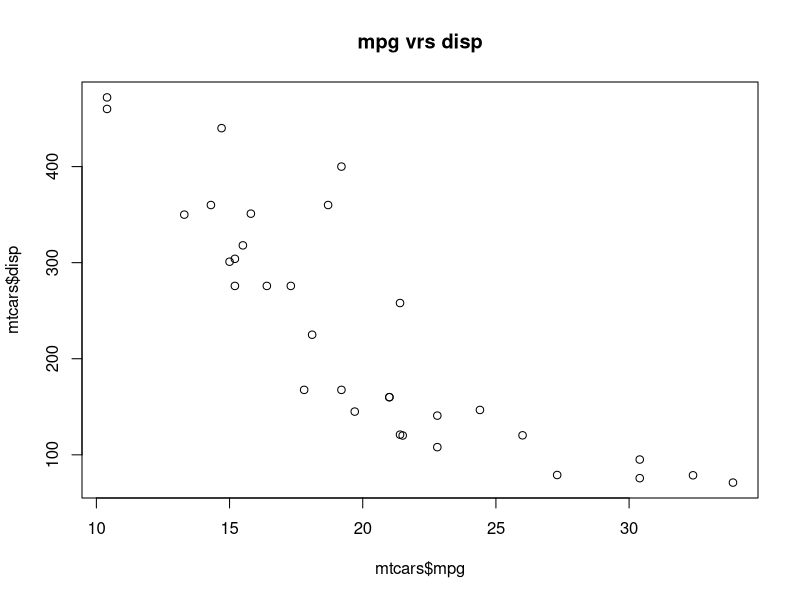
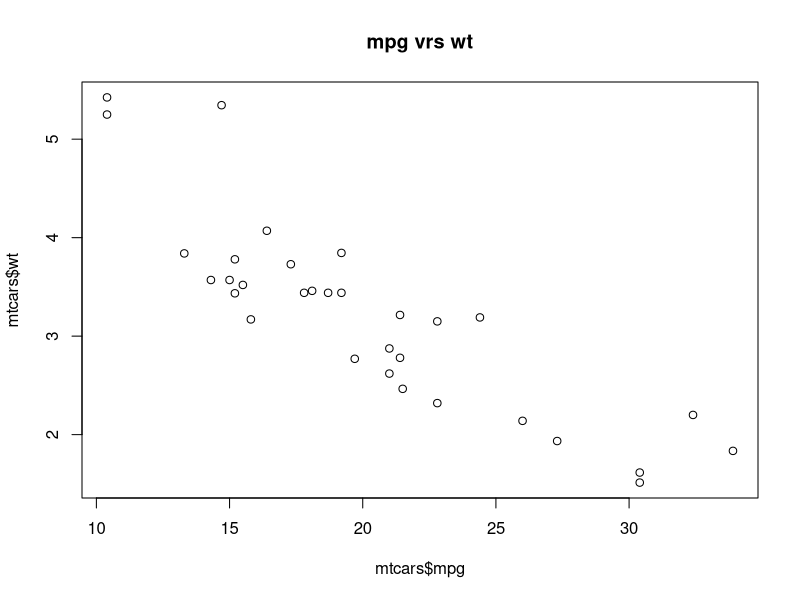
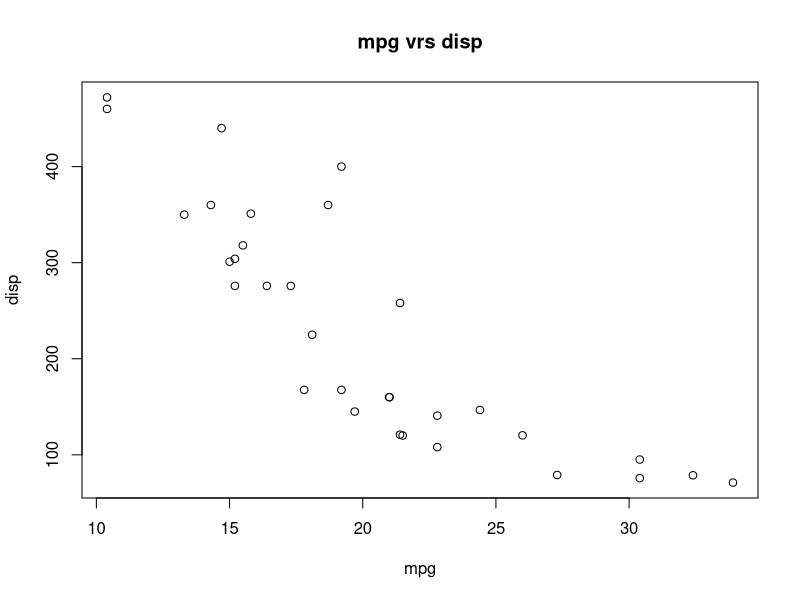
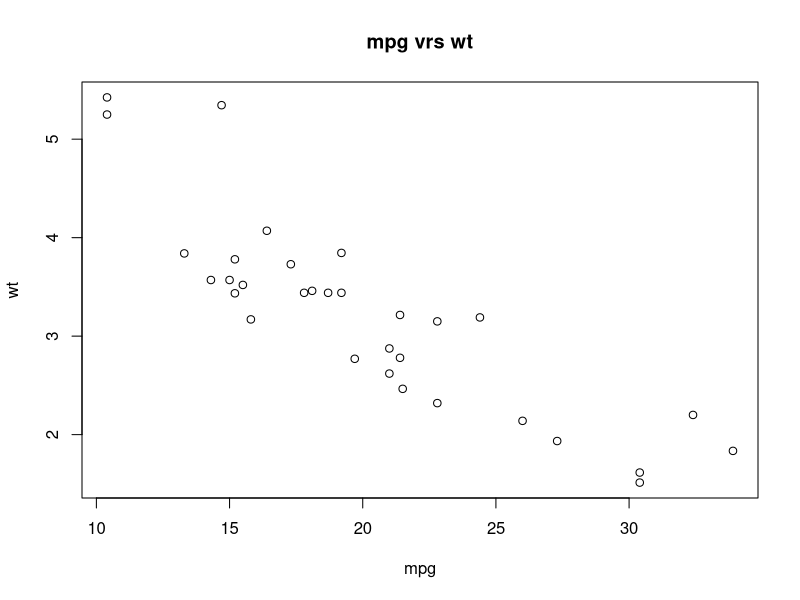

The R source for these figures, in order: (Note: this script raises an error after producing the figures.)
## ---- chunk 1
x <- c(2,9, 4.2,5,6,8,10.2)
x[1]
x[c(3,2)]
x[c(1:4)]
x[order(x)]
order(x)# print the position of the values in x in ascending order
#omit the first and second value
x[-c(1, 2)]
x[x>4]
x[]#Nothing returns the original vector
## ---- chunk 2
a <- matrix(1:9, nrow = 3)
colnames(a)<-c('col1','col2','col3')
a
a[1:3,c('col1')]

a[,c('col2')]
## ---- chunk 3
a<-outer(1:3,1:3,FUN = "paste",sep=",")
a
## ---- chunk 4
a[1:2,1:2]
## ---- chunk 5
x <- outer(1:3, 1:3, FUN = "*")
x
## ---- chunk 6
x[c(1:2),c(2:3)]# row 1,2 and column 2,3
## ---- chunk 7
x[c(1:2),c(2:3)]<-c(21,22,30,40)
cat(" print all values of x without column 2 \n")
x[,-2]#
cat(" print all values of x without column 1 and 2 \n")
x[,c(-1,-2)]
## ---- chunk 8
df<-data.frame(name=c('ama','kofi','yaw','emma'),age=c(24,20,9,10),
              sex=c('female','male','male','female'))
df$name
## ---- chunk 9
df[c('age','sex')]
## ---- chunk 10
df[sample(nrow(df),2),]
## ---- chunk 11
df[sample(nrow(df),5,replace = T),]
## ---- chunk 12
reorder_col<-df[sample(nrow(df),5,replace = T),3:1]
reorder_col
## ---- chunk 13

mtcars<-mtcars
# structure of the Motor Trend Car Road Tests
str(mtcars)
# first few elements of the data
head(mtcars)
# shape of the data
dim(mtcars)

## ---- chunk 14
summary(mtcars$mpg)
plot(mtcars$mpg, mtcars$disp,main = 'mpg vrs disp')
plot(mtcars$mpg, mtcars$wt,main = 'mpg vrs wt')
## ---- chunk 15
attach(mtcars)
summary(mpg)
plot(mpg, disp,main = 'mpg vrs disp')
plot(mpg,wt,main = 'mpg vrs wt')
detach(mtcars)
## ---- chunk 16
mtcars[mtcars$mpg <15,]
## ---- chunk 17
mtcars[mtcars$mpg <15 & mtcars$disp <400,]
## ---- chunk 18
mtcars[mtcars$mpg <15 || mtcars$disp <400,]

## ---- chunk 19
with(mtcars,{
  s<-summary(mpg)
  s
})
#su # does not exist outside the brackets
## ---- chunk 20
with(mtcars,{
  s<<-summary(mpg)
})
s
